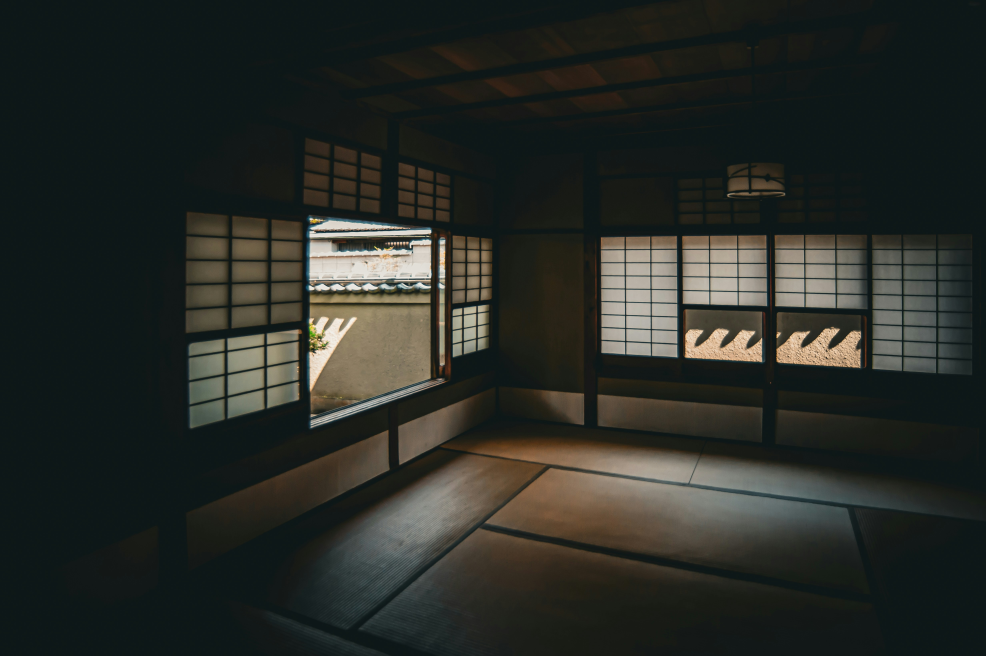
#> input picture dataset/raw/5010-L39Q2rM9kdo-unsplash.jpg, 4928 x 3280 px (shown at 1/5 size); its folder holds only this picture in this run
$ python autoresize.py
#> lines starting #> are read from the running program, lines starting #| are printed output that depends on the picture
"""
Image Resizer for Stable Diffusion Training
Resizes all images in raw/ folder to 512x512 or 768x768
Saves to processed/ folder
"""

from PIL import Image
import os
from pathlib import Path

# Configuration
RAW_FOLDER = "raw"
PROCESSED_FOLDER = "processed"
TARGET_SIZE = 512  # Change to 768 if you want higher resolution

# Supported formats
SUPPORTED_FORMATS = {'.jpg', '.jpeg', '.png', '.webp'}

def resize_image(input_path, output_path, size=512):
    """
    Resize image to square dimensions using center crop
    """
#> called with size = 512
    try:
        # Open image
        img = Image.open(input_path)
#> img is the input picture: PIL image 4928x3280 RGB; mean R, G, B 41, 44.3, 39.5

        # Convert to RGB if needed (handles RGBA, grayscale, etc.)
        if img.mode != 'RGB':
            img = img.convert('RGB')

        # Get dimensions
        width, height = img.size

        # Crop to square (center crop)
        if width != height:
            # Find the shorter side
            min_dim = min(width, height)

            # Calculate crop box (center)
            left = (width - min_dim) // 2
            top = (height - min_dim) // 2
            right = left + min_dim
            bottom = top + min_dim

            img = img.crop((left, top, right, bottom))
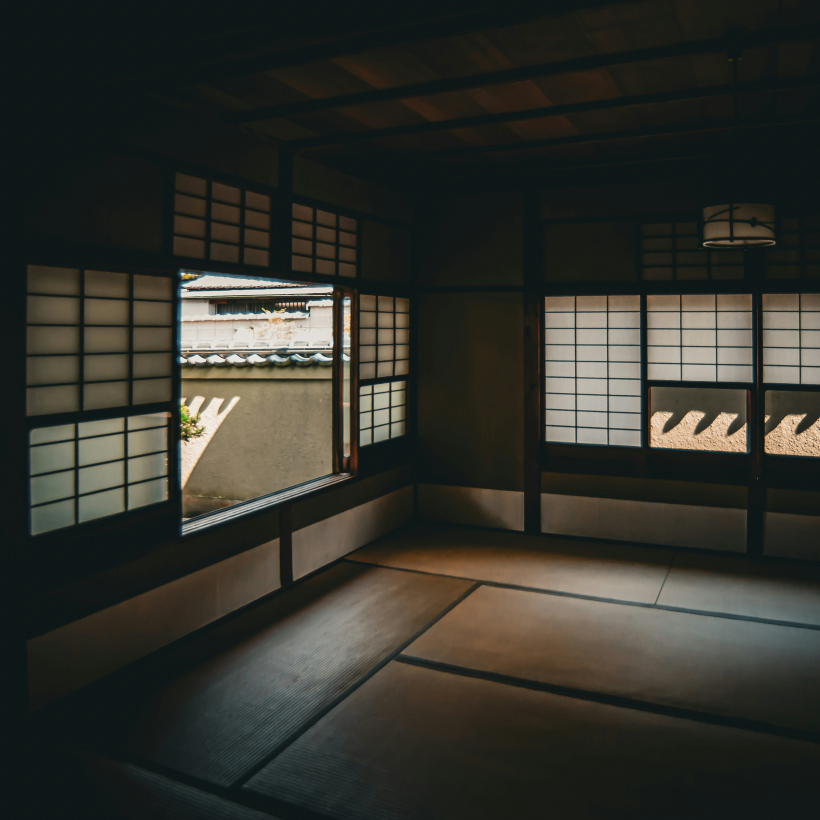
#> img: PIL image 3280x3280 RGB (shown at 1/4 size); mean R, G, B 51, 51.7, 44.9

        # Resize to target size
        img = img.resize((size, size), Image.Resampling.LANCZOS)
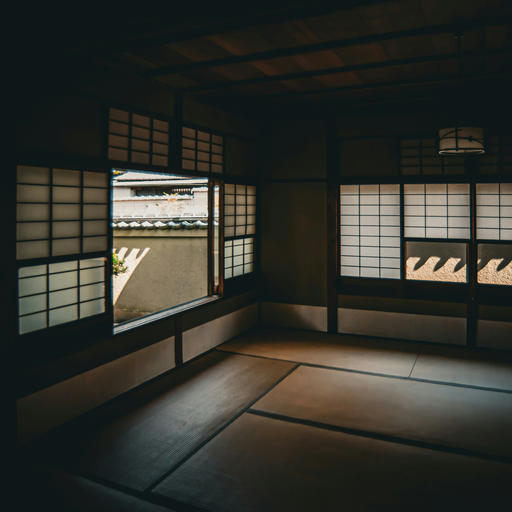
#> img: PIL image 512x512 RGB; mean R, G, B 51, 51.7, 44.9

        # Save as high-quality JPG
        img.save(output_path, 'JPEG', quality=95)

        return True

    except Exception as e:
        print(f"❌ Error processing {input_path}: {e}")
        return False

def main():
    # Create output folder if it doesn't exist
    os.makedirs(PROCESSED_FOLDER, exist_ok=True)

    # Get all images from raw folder
    raw_path = Path(RAW_FOLDER)

    if not raw_path.exists():
        print(f"❌ Error: {RAW_FOLDER} folder not found!")
        print("Please create the folder and add your images.")
        return

    # Find all image files
    image_files = [
        f for f in raw_path.iterdir()
        if f.suffix.lower() in SUPPORTED_FORMATS
    ]

    if not image_files:
        print(f"❌ No images found in {RAW_FOLDER}")
        print(f"Supported formats: {', '.join(SUPPORTED_FORMATS)}")
        return

    print(f"🖼️  Found {len(image_files)} images")
    print(f"📏 Target size: {TARGET_SIZE}x{TARGET_SIZE}")
    print(f"📂 Output folder: {PROCESSED_FOLDER}")
    print("-" * 50)

    # Process each image
    success_count = 0
    for i, img_file in enumerate(image_files, 1):
        # Create output filename (convert to .jpg)
        output_name = img_file.stem + '.jpg'
        output_path = Path(PROCESSED_FOLDER) / output_name

        print(f"[{i}/{len(image_files)}] Processing: {img_file.name}...", end=' ')

        if resize_image(img_file, output_path, TARGET_SIZE):
            print("✅")
            success_count += 1

    print("-" * 50)
    print(f"✨ Done! Successfully processed {success_count}/{len(image_files)} images")
    print(f"📂 Check your images in: {PROCESSED_FOLDER}/")

    # Show stats
    if success_count > 0:
        total_size = sum(f.stat().st_size for f in Path(PROCESSED_FOLDER).glob('*.jpg'))
        avg_size = total_size / success_count / 1024  # KB
        print(f"📊 Average file size: {avg_size:.1f} KB")

if __name__ == "__main__":
    print("=" * 50)
    print("🎨 ZEN WALLPAPER DATASET - IMAGE RESIZER")
    print("=" * 50)
    main()

$ run again, on dataset/raw/dhiyah-aqila--x7jCrAvOc8-unsplash.jpg
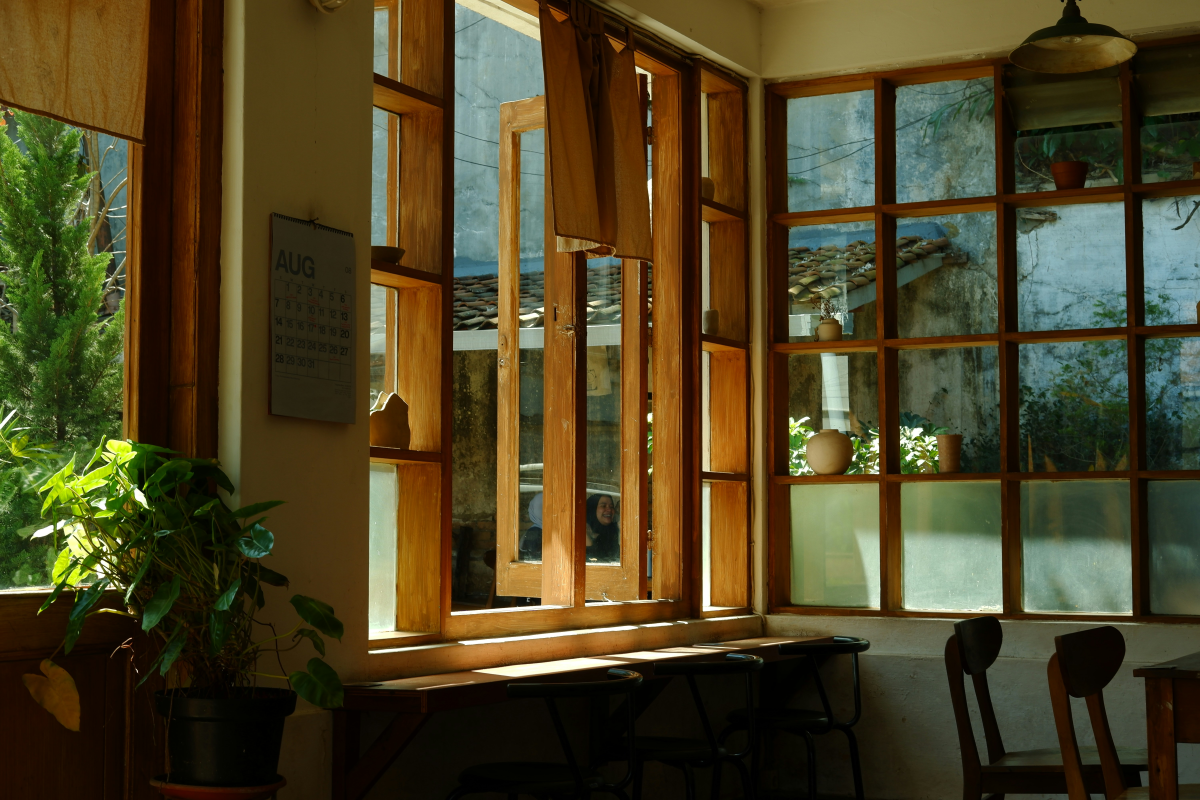
#> input picture dataset/raw/dhiyah-aqila--x7jCrAvOc8-unsplash.jpg, 6000 x 4000 px (shown at 1/5 size)
#> in resize_image, img is the input picture: PIL image 6000x4000 RGB; mean R, G, B 76.4, 66.8, 36
#> in resize_image, `img = img.crop((left, top, right, bottom))`:
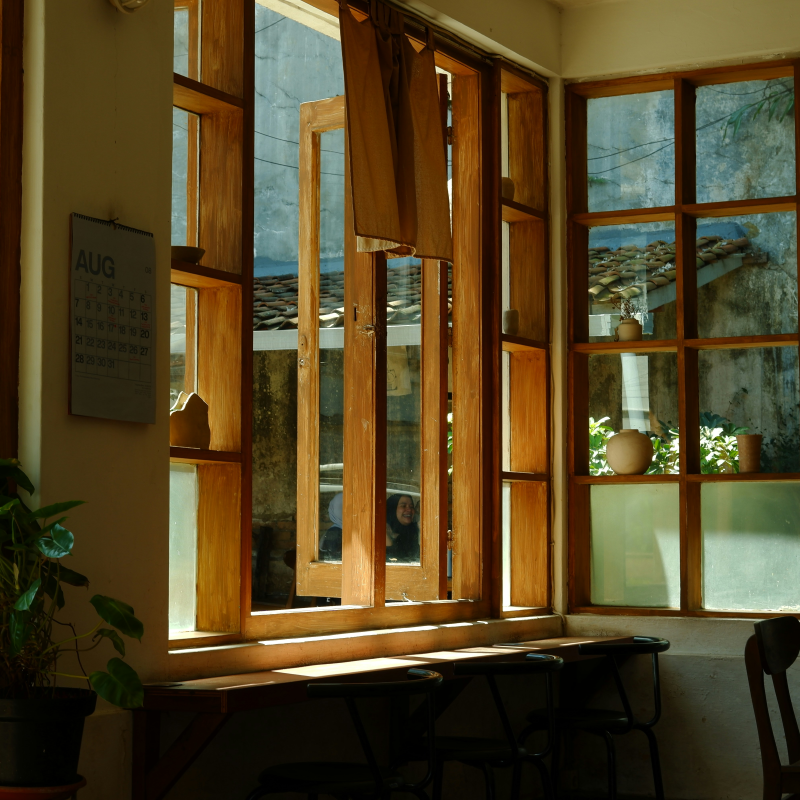
#> img: PIL image 4000x4000 RGB (shown at 1/5 size); mean R, G, B 83.7, 68.8, 36.9
#> in resize_image, `img = img.resize((size, size), Image.Resampling.LANCZOS)`:
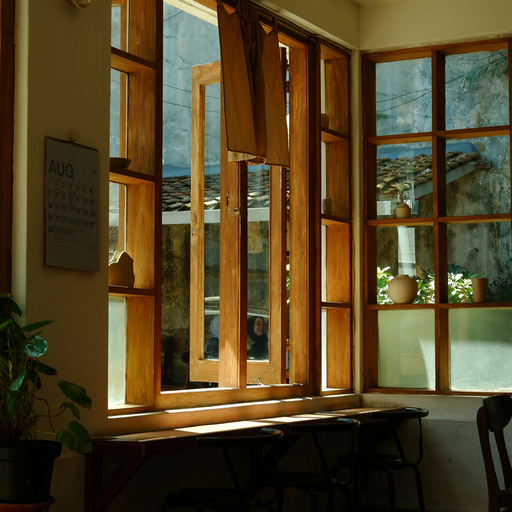
#> img: PIL image 512x512 RGB; mean R, G, B 83.6, 68.7, 37

$ run again, on dataset/raw/dominic-kurniawan-suryaputra-7KcrlhgNC6U-unsplash.jpg
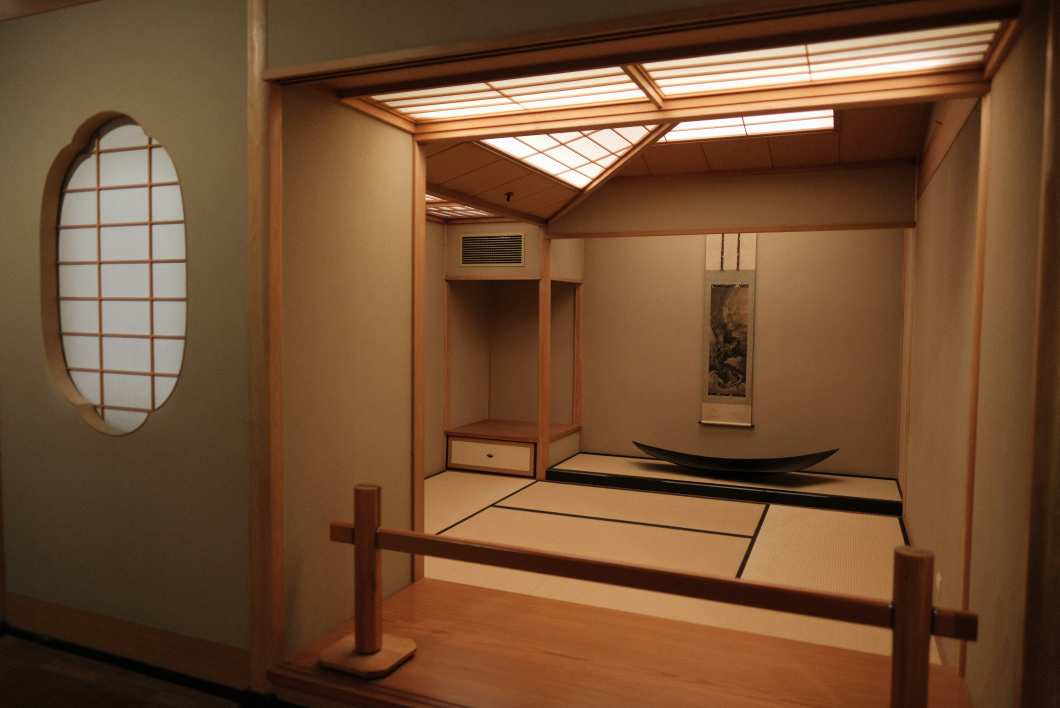
#> input picture dataset/raw/dominic-kurniawan-suryaputra-7KcrlhgNC6U-unsplash.jpg, 4240 x 2832 px (shown at 1/4 size)
#> in resize_image, img is the input picture: PIL image 4240x2832 RGB; mean R, G, B 114, 78.9, 50.4
#> in resize_image, `img = img.crop((left, top, right, bottom))`:
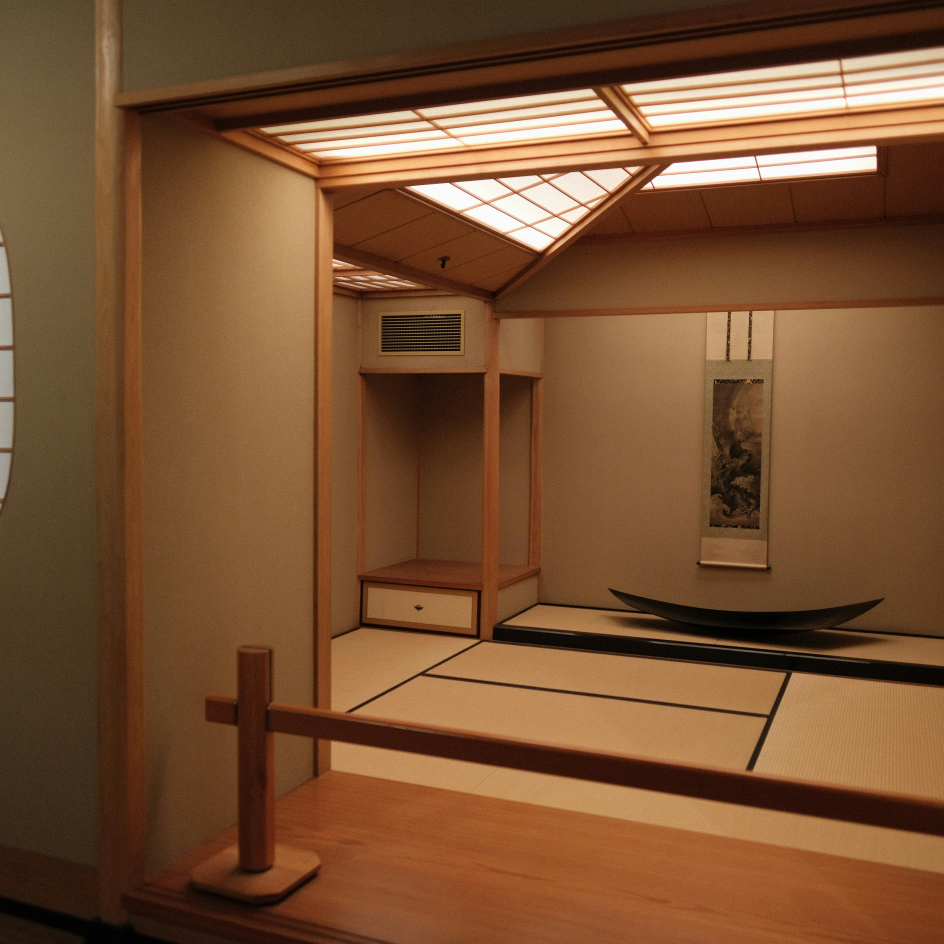
#> img: PIL image 2832x2832 RGB (shown at 1/3 size); mean R, G, B 121.5, 81.8, 50.6
#> in resize_image, `img = img.resize((size, size), Image.Resampling.LANCZOS)`:
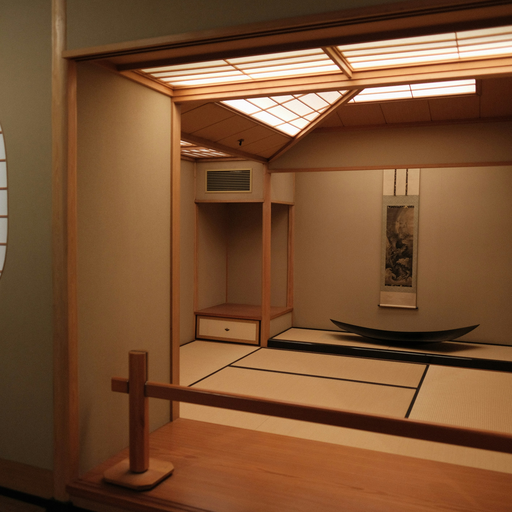
#> img: PIL image 512x512 RGB; mean R, G, B 121.5, 81.8, 50.6
